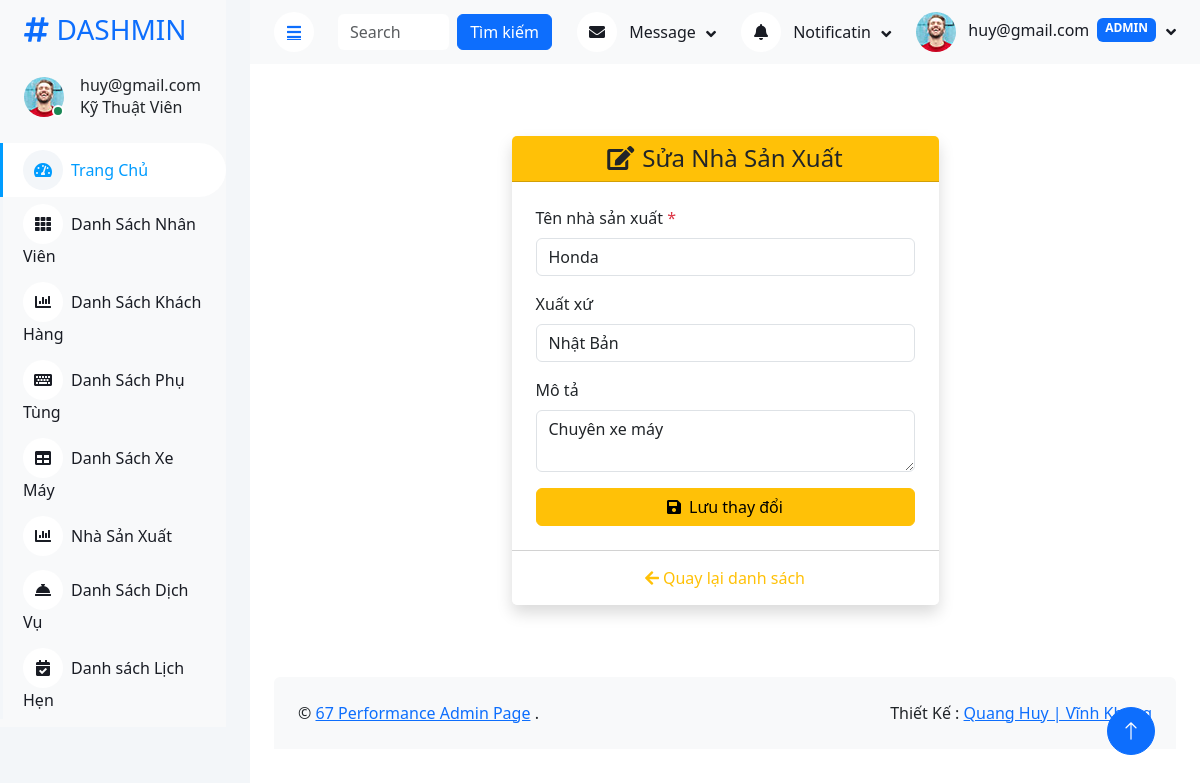
The app's page /Admin/nhasanxuat.php?action=edit&id=1 (signed in) with its own data.
### tables this page shows
CREATE TABLE `nhasanxuat` (
  `MaNSX` int(11) NOT NULL,
  `TenNhaSX` varchar(100) DEFAULT NULL,
  `XuatXu` text DEFAULT NULL,
  `MoTa` varchar(45) DEFAULT NULL
);

### Admin/controllers/NhaSanXuatController.php (called while the page is built, shortened)
<?php
require_once __DIR__ . '/../models/NhaSanXuatModel.php';
class NhaSanXuatController
{
  private $model;
  public function __construct()
  {
    $this->model = new NhaSanXuatModel();
  }
  public function edit()
  {
    $MaNSX = $_GET['id'] ?? null;
    $item = $this->model->getById($MaNSX);
    include __DIR__ . '/../views/nhasanxuat/layout.php';
  }
}

### Admin/db.php (called while the page is built)
<?php
function connectDB()
{
    $host = 'localhost';
    $dbname = 'quanlybaoduongxe';
    $username = 'root';
    $password = '';
    try {
        $pdo = new PDO("mysql:host=$host;dbname=$dbname;charset=utf8mb4", $username, $password);
        $pdo->setAttribute(PDO::ATTR_ERRMODE, PDO::ERRMODE_EXCEPTION);
        return $pdo;
    } catch (PDOException $e) {
        die("Kết nối thất bại: " . $e->getMessage());
    }
}
?>

### Admin/models/NhaSanXuatModel.php (called while the page is built, shortened)
<?php
require_once __DIR__ . '/../db.php';
class NhaSanXuatModel
{
  private $conn;
  public function __construct()
  {
    $this->conn = connectDB();
  }
  public function getById($id)
  {
    $stmt = $this->conn->prepare("SELECT * FROM nhasanxuat WHERE MaNSX = ?");
    $stmt->execute([$id]);
    return $stmt->fetch(PDO::FETCH_ASSOC);
  }
}

### Admin/views/nhasanxuat/edit.php (the view, shortened to what this page needs)
<!DOCTYPE html>
<html lang="vi">
<head>
  <link href="https://cdn.jsdelivr.net/npm/bootstrap@5.3.0/dist/css/bootstrap.min.css" rel="stylesheet">
  <link href="https://cdnjs.cloudflare.com/ajax/libs/font-awesome/5.15.4/css/all.min.css" rel="stylesheet">
  <link href="style.css" rel="stylesheet">
</head>
<body class="bg-light">
  <div class="container py-5">
    <div class="row justify-content-center">
      <div class="col-xl-6 col-lg-7 col-md-9">
        <div class="card shadow border-0">
          <div class="card-header bg-warning text-dark text-center">
            <h4 class="mb-0"><i class="fas fa-edit me-2"></i>Sửa Nhà Sản Xuất</h4>
          </div>
          <div class="card-body p-4">
            <form method="post" autocomplete="off">
              <div class="mb-3">
                <label for="TenNhaSX" class="form-label">Tên nhà sản xuất <span class="text-danger">*</span></label>
                <input type="text" class="form-control" id="TenNhaSX" name="TenNhaSX" required
                  value="<?= htmlspecialchars($item['TenNhaSX']) ?>">
              </div>
              <div class="mb-3">
                <label for="XuatXu" class="form-label">Xuất xứ</label>
                <input type="text" class="form-control" id="XuatXu" name="XuatXu"
                  value="<?= htmlspecialchars($item['XuatXu']) ?>">
              </div>
              <div class="mb-3">
                <label for="MoTa" class="form-label">Mô tả</label>
                <textarea class="form-control" id="MoTa" name="MoTa" rows="2"><?= htmlspecialchars($item['MoTa']) ?></textarea>
              </div>
              <button type="submit" class="btn btn-warning w-100">
                <i class="fas fa-save me-2"></i>Lưu thay đổi
              </button>
            </form>
          </div>
          <div class="card-footer text-center bg-white">
            <a href="?action=list" class="btn btn-link text-warning text-decoration-none">
              <i class="fas fa-arrow-left me-1"></i>Quay lại danh sách
            </a>
          </div>
        </div>
      </div>
    </div>
  </div>
</body>
</html>

### Admin/css/style.css (style rules this page uses)
:root { --primary: #009CFF; --light: #F3F6F9; --dark: #191C24; }
.btn { transition: .5s; }

### records on screen
nhasanxuat: TenNhaSX "Honda", XuatXu "Nhật Bản", MoTa "Chuyên xe máy"

### other values on screen
$displayName "huy@gmail.com"
$roleLabel "Kỹ Thuật Viên"
